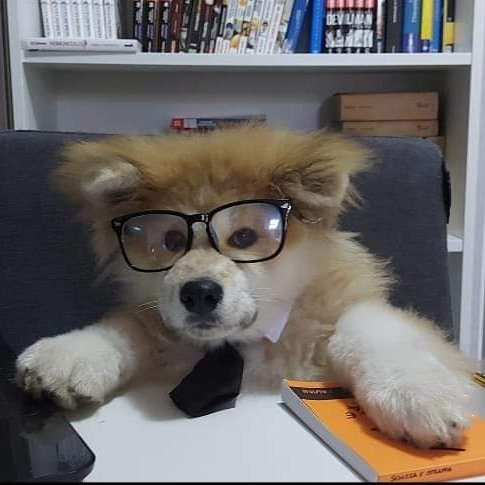
#> input picture IMG_0108.jpg, 485 x 485 px, found by its file name
$ python multidim_idct.py   (older library calls are emulated)
#> lines starting #> are read from the running program, lines starting #| are printed output that depends on the picture
#!/usr/bin/env python3
import cv2
import numpy as np
import scipy.fftpack as fftpack
import zlib
prev_16 = lambda x: x >> 4 << 4


def encode_quant(orig, quant):
    # import code
    # code.interact(local=vars())
    return (orig / quant).astype(np.int)


def decode_quant(orig, quant):
    return (orig * quant).astype(float)


def encode_dct(orig, bx, by):
    new_shape = (
        orig.shape[0] // bx * bx,
        orig.shape[1] // by * by,
        3
    )
    new = orig[
        :new_shape[0],
        :new_shape[1]
    ].reshape((
        new_shape[0] // bx,
        bx,
        new_shape[1] // by,
        by,
        3
    ))
    return fftpack.dctn(new, axes=[1,3], norm='ortho')


def decode_dct(orig, bx, by):
    return fftpack.idctn(orig, axes=[1,3], norm='ortho'
    ).reshape((
        orig.shape[0]*bx,
        orig.shape[2]*by,
        3
    ))


def encode_zip(x):
    return zlib.compress(x.astype(np.int8).tobytes())


def decode_zip(orig, shape):
    return np.frombuffer(zlib.decompress(orig), dtype=np.int8).astype(float).reshape(shape)


if __name__ == '__main__':

    im = cv2.imread("IMG_0108.JPG")
#> im is the input picture: shape (485, 485, 3); mean B, G, R 103.6, 105.4, 110.4
    print(type(im))
#| <class 'numpy.ndarray'>
    print(im.shape)
#| (485, 485, 3)
    print(im[0][0])
#| [59 53 58]
    print(im[0][1])
#| [36 30 35]
    print(im[0][2])
#| [41 36 38]
    quants = [1] #[0.5, 1, 2, 5, 10]
    blocks = [(8,8)] #[(2, 8), (8, 8), (16, 16), (32, 32), (200, 200)]
    for qscale in quants:
        for bx, by in blocks:

            quant = (
                (np.ones((bx, by)) * (qscale * qscale))
                .clip(-100, 100)  # to prevent clipping
                .reshape((1, bx, 1, by, 1))
            )
            enc = encode_dct(im, bx, by)
            encq = encode_quant(enc, quant)
            encz = encode_zip(encq)
            decz = decode_zip(encz, encq.shape)
            decq = decode_quant(encq, quant)
            dec = decode_dct(decq, bx, by)
            cv2.imwrite("IMG_0108_recompressed_quant_{}_block_{}x{}.png".format(qscale, bx, by), dec.astype(np.uint8))
#> this loop made 1 pass
#> pass 1, `cv2.imwrite("IMG_0108_recompressed_quant_{}_block_{}x{}.png".format(qs..`:
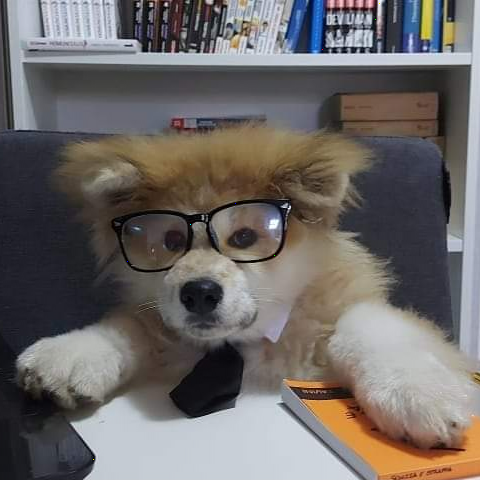
#> saved as IMG_0108_recompressed_quant_1_block_8x8.png: shape (480, 480, 3); mean B, G, R 102.6, 104.5, 109.4
